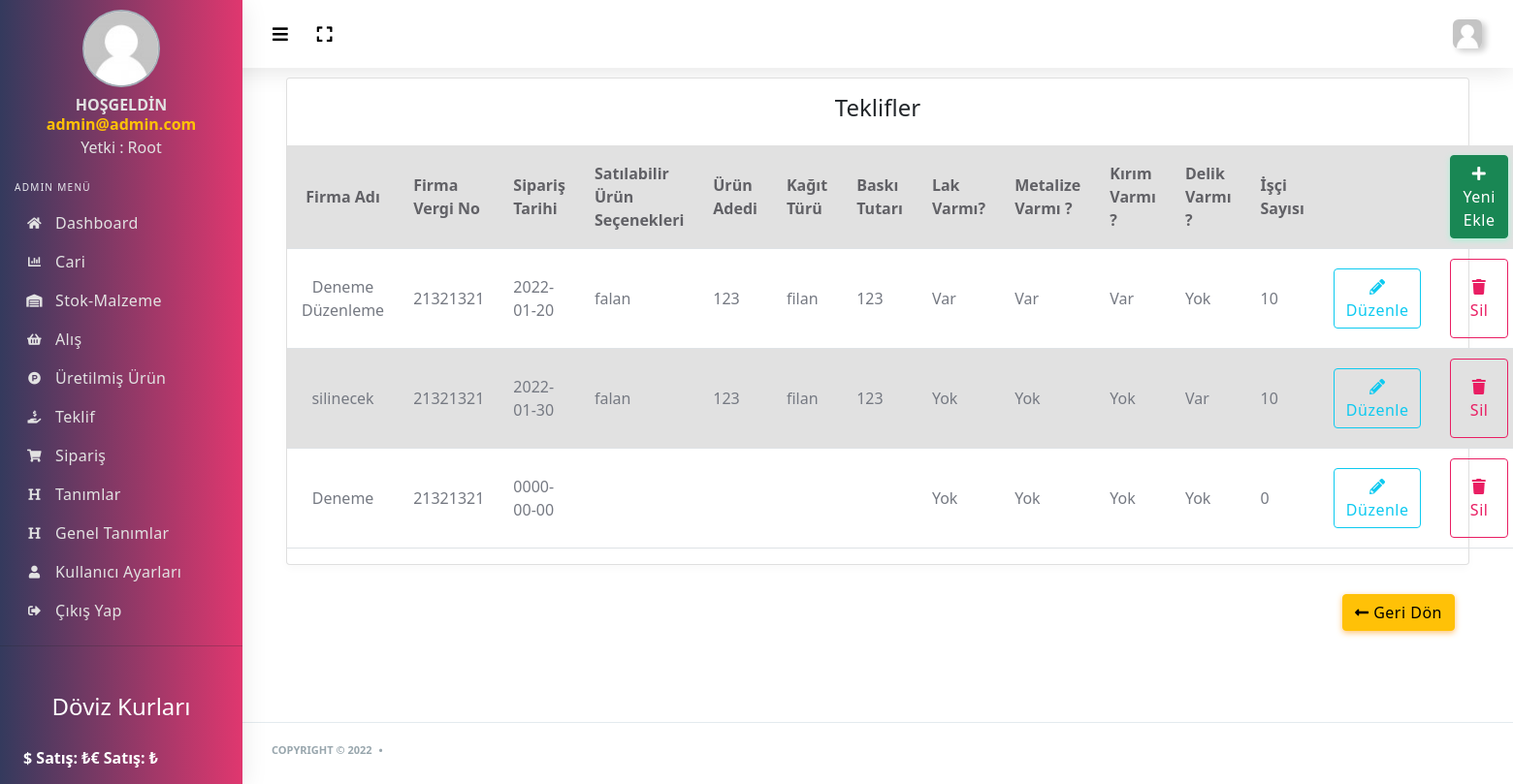
The page /admin/teklif.php (signed in) on the database as committed earlier.
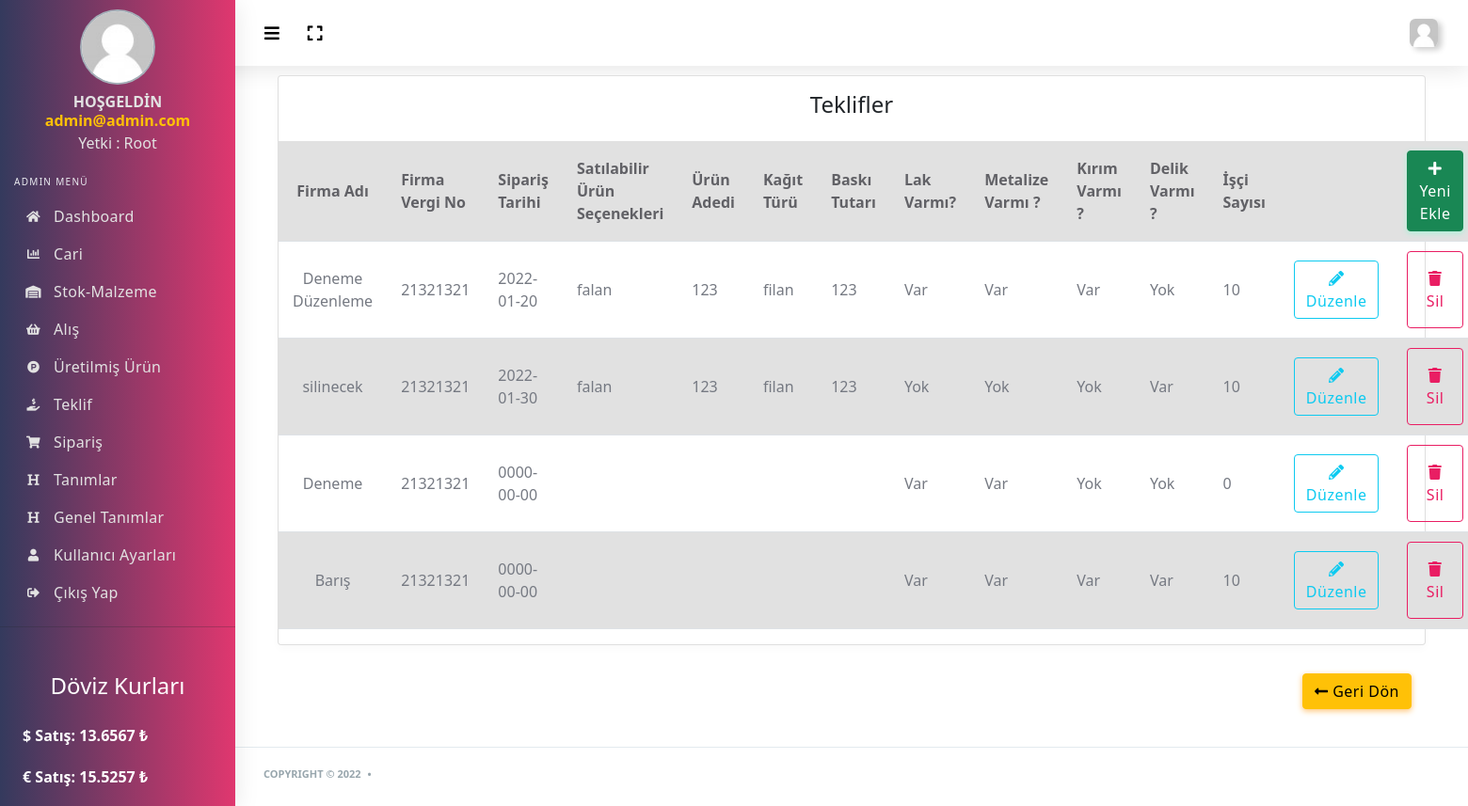
The same page on the database as committed later.
### tables this page shows
CREATE TABLE `kullanici_tbl` (
  `kullanici_id` int(11) NOT NULL,
  `kullanici_foto` varchar(500) NOT NULL,
  `kullanici_ad` varchar(50) NOT NULL,
  `kullanici_sifre` varchar(50) NOT NULL,
  `kullanici_zaman` date NOT NULL,
  `kullanici_hakkinda` text NOT NULL,
  `kullanici_dogumyeri` varchar(50) NOT NULL,
  `kullanici_adsoyad` varchar(100) NOT NULL,
  `kullanici_yetki` int(2) NOT NULL,
  `kullanici_facebook` varchar(500) NOT NULL,
  `kullanici_twitter` varchar(500) NOT NULL,
  `kullanici_github` varchar(500) NOT NULL,
  `kullanici_instagram` varchar(500) NOT NULL,
  `kullanici_tel` varchar(50) NOT NULL
);

CREATE TABLE `teklifekrani_tbl` (
  `id` int(11) NOT NULL,
  `teklif_firmaad` varchar(255) NOT NULL,
  `teklif_firmavergino` varchar(255) NOT NULL,
  `teklif_siparistarihi` date NOT NULL,
  `teklif_satilabilirurunsecenekleri` varchar(255) NOT NULL,
  `teklif_urunadedi` varchar(255) NOT NULL,
  `teklif_kagitturu` varchar(255) NOT NULL,
  `teklif_baskitutari` varchar(255) NOT NULL,
  `teklif_lakvarmi` tinyint(1) NOT NULL,
  `teklif_metalizevarmi` tinyint(1) NOT NULL,
  `teklif_kirimvarmi` tinyint(1) NOT NULL,
  `teklif_delikvarmi` tinyint(1) NOT NULL,
  `teklif_iscisayisi` int(11) NOT NULL
);

CREATE TABLE `doviz_tbl` (
  `id` int(11) NOT NULL,
  `dolar_alis` double NOT NULL,
  `dolar_satis` double NOT NULL,
  `euro_alis` double NOT NULL,
  `euro_satis` double NOT NULL
);

### admin/teklif.php (the view, shortened to what this page needs)
<?php include 'header.php' ?>
<?php include 'sidebar.php';
$teklifsor=$db->prepare("SELECT * FROM teklifekrani_tbl ORDER BY id ASC");
$teklifsor->execute();
?>
<div class="main-content">
	<div class="col-12 col-md-12 col-lg-12">
		<div class="card">
			<h4 class="text-center p-3">Teklifler</h4>
			<form action="../islem.php" method="POST">
				<table class="table table-striped table-md">
					<tr>
						<th class="text-center">Firma Adı</th>
						<th>Firma Vergi No</th>
						<th>Sipariş Tarihi</th>
						<th>Satılabilir Ürün Seçenekleri</th>
						<th>Ürün Adedi</th>
						<th>Kağıt Türü</th>
						<th>Baskı Tutarı</th>
						<th>Lak Varmı?</th>
						<th>Metalize Varmı ?</th>
						<th>Kırım Varmı ?</th>
						<th>Delik Varmı ?</th>
						<th>İşçi Sayısı</th>
						<th></th>
						<th style="width: 15%;"><a href="teklif-ekle.php" class="btn btn-success"><i class="fa fa-plus"></i> Yeni Ekle</a></th>
					</tr>
					<?php while ($teklifcek=$teklifsor->fetch(PDO::FETCH_ASSOC)) {
						?>
						<tr>
							<td class="text-center"><?=$teklifcek['teklif_firmaad']; ?></td>
							<td style="width:16%;"><?=$teklifcek['teklif_firmavergino']; ?></td>
							<td style="width:16%;"><?=$teklifcek['teklif_siparistarihi']; ?></td>
							<td style="width:16%;"><?=$teklifcek['teklif_satilabilirurunsecenekleri']; ?></td>
							<td style="width:16%;"><?=$teklifcek['teklif_urunadedi']; ?></td>
							<td style="width:16%;"><?=$teklifcek['teklif_kagitturu']; ?></td>
							<td style="width:16%;"><?=$teklifcek['teklif_baskitutari']; ?></td>
							<td style="width:16%;">
								<?php if ($teklifcek['teklif_lakvarmi']==0) {?>
									Yok
								<?php }else {?>
									Var
								<?php } ?>
							</td>
							<td style="width:16%;">
								<?php if ($teklifcek['teklif_metalizevarmi']==0) {?>
									Yok
								<?php }else {?>
									Var
								<?php } ?>
							</td>
							<td style="width:16%;">
								<?php if ($teklifcek['teklif_kirimvarmi']==0) {?>
									Yok
								<?php }else {?>
									Var
								<?php } ?>
							</td>
							<td style="width:16%;">
								<?php if ($teklifcek['teklif_delikvarmi']==0) {?>
									Yok
								<?php }else {?>
									Var
								<?php } ?>
							</td>
							<td style="width:16%;"><?=$teklifcek['teklif_iscisayisi']; ?></td>
							<td><a href="teklif-duzenle.php?id=<?=$teklifcek['id'] ?>" class="btn btn-outline-info"><i class="fa fa-pencil-alt"></i> Düzenle</a></td>
							<td><a href="../islem.php?teklifsil=ok&id=<?=$teklifcek['id'] ?>" onclick="return confirm('Silmek istediğinize emin misiniz?')" class="btn btn-outline-primary p-3"><i class="fa fa-trash"></i> Sil</a></td>
						</tr>
					<?php } ?>
				</table>
			</div>
			<div class="col-md-12 text-right">
				<a class="btn btn-warning" href="index.php"><i class="fa fa-long-arrow-alt-left"></i> Geri Dön</a>
			</div>
	</div>
</div>
</div>
</div>
<?php include 'footer.php' ?>

### admin/header.php (shortened to what this page needs)
<?php
include '../doviz.php';
$kullanicisor =$db->prepare("SELECT * FROM kullanici_tbl WHERE kullanici_ad=:ad");
$kullanicisor->execute(array(
  'ad' => $_SESSION['kullanici_ad']
));
$kullanicicek=$kullanicisor->fetch(PDO::FETCH_ASSOC);
$dovizsor=$db->prepare("SELECT * FROM doviz_tbl WHERE id=1");
$dovizsor->execute(array(0));
$dovizcek=$dovizsor->fetch(PDO::FETCH_ASSOC);
?>
<!DOCTYPE html>
<html lang="en">
<head>
  <link rel="stylesheet" href="assets/css/app.min.css">
  <link rel="stylesheet" href="assets/css/style.css">
  <link rel="stylesheet" href="assets/css/components.css">
  <link rel="stylesheet" href="assets/bundles/bootstrap-social/bootstrap-social.css">
  <link rel="stylesheet" href="assets/bundles/flag-icon-css/css/flag-icon.min.css">
  <link rel="stylesheet" href="assets/dropzone/dist/dropzone.css">
  <link rel="stylesheet" href="assets/dropzone/dist/basic.css">
  <link rel="stylesheet" href="assets/css/bootstrap.min.css">
</head>
<body>
  <div id="app">
    <div class="main-wrapper main-wrapper-1">
      <div class="navbar-bg"></div>
      <nav class="navbar navbar-expand-lg main-navbar">
        <div class="form-inline mr-auto">
          <ul class="navbar-nav mr-3">
            <li><a href="#" data-toggle="sidebar" class="nav-link nav-link-lg collapse-btn"><i
              class="fas fa-bars"></i></a></li>
              <li><a href="#" class="nav-link nav-link-lg fullscreen-btn">
                <i class="fas fa-expand"></i>
              </a>
            </li>
          </ul>
        </div>
        <ul class="navbar-nav navbar-right">
          <li class="dropdown"><a href="#" data-toggle="dropdown"
            class="nav-link dropdown-toggle nav-link-lg nav-link-user">
            <img alt="image" src="<?=$kullanicicek['kullanici_foto'] ?>" class="user-img-radious-style">
            <span class="d-sm-none d-lg-inline-block"></span></a>
          </li>
        </ul>
      </nav>

### admin/sidebar.php
<?php
$kullanicisor =$db->prepare("SELECT * FROM kullanici_tbl WHERE kullanici_ad=:ad");
$kullanicisor->execute(array(
  'ad' => $_SESSION['kullanici_ad']
));
$kullanicicek=$kullanicisor->fetch(PDO::FETCH_ASSOC);
?>
<div class="main-sidebar sidebar-style-2">
  <aside id="sidebar-wrapper">
    <ul class="sidebar-menu">
      <li class="dropdown active" style="display: block;">
        <div class="sidebar-profile">
          <div class="siderbar-profile-pic">
            <img src="<?php echo $kullanicicek['kullanici_foto'] ?>" class="profile-img-circle box-center" alt="User Image">
          </div>
          <div class="siderbar-profile-details">
            <div class="siderbar-profile-name">HOŞGELDİN</div>
            <div class="siderbar-profile-name text-warning"><?php echo $_SESSION['kullanici_ad'] ?> </div>
            <div class="sidebar-profile-position">
              <?php if ($kullanicicek['kullanici_yetki']==0) {
                echo "Yetki : Root";
              }elseif ($kullanicicek['kullanici_yetki']==1) {
                echo "Yetki: Yönetici";
              }else{echo "Yetki: Üye";}
              ?></div>
            </div>
          </div>
        </li>
        <li class="menu-header">Admin Menü</li>
        <li><a class="nav-link" href="index.php"><i class="fas fa-home"></i><span>Dashboard</span></a></li>
        <?php if($kullanicicek['kullanici_yetki']<=1) { ?>
          <li><a class="nav-link" href="cari.php"><i class="fas fa-chart-bar"></i><span>Cari</span></a></li>
          <li><a class="nav-link" href="stok.php"><i class="fas fa-warehouse"></i><span>Stok-Malzeme</span></a></li>
          <li><a class="nav-link" href="alis.php"><i class="fas fa-shopping-basket"></i><span>Alış</span></a></li>
          <li><a class="nav-link" href="urun.php"><i class="fab fa-product-hunt"></i><span>Üretilmiş Ürün</span></a></li>
          <li><a class="nav-link" href="teklif.php"><i class="fas fa-hand-holding-usd"></i><span>Teklif</span></a></li>
          <li><a class="nav-link" href="siparis.php"><i class="fas fa-shopping-cart"></i><span>Sipariş</span></a></li>
          <li><a class="nav-link" href="tanimlar.php"><i class="fas fa-heading"></i><span>Tanımlar</span></a></li>
          <li><a class="nav-link" href="geneltanimlar.php"><i class="fas fa-heading"></i><span>Genel Tanımlar</span></a></li>
          <?php if ($kullanicicek['kullanici_yetki']==0) { ?>
            <li><a class="nav-link" href="kullanicilar.php"><i class="fas fa-user"></i><span>Kullanıcı Ayarları</span></a></li>
          <?php } ?>
        <?php } ?>
        <li><a class="nav-link" href="logout.php"><i class="fas fa-sign-out-alt"></i><span>Çıkış Yap</span></a></li><hr>
        <li class="mt-5">
          <h4 class="text-white text-center">Döviz Kurları</h4>
          <nav class="nav text-white fw-bold m-4">
            <p>$ Satış: <?=$dovizcek['dolar_satis']?> ₺</p>
            <p>€ Satış: <?=$dovizcek['euro_satis']?> ₺</p>
          </nav>
        </li>
      </ul>
    </aside>
  </div>

### admin/footer.php (shortened to what this page needs)
<footer class="main-footer">
  <div class="footer-left">
    Copyright &copy; 2022 <div class="bullet"></div>
  </div>
</footer>
</body>
</html>

### admin/assets/css/components.css (style rules this page uses)
.box-center { margin:0 auto }

Rows that differ between the two databases and show on the page:
added doviz_tbl: dolar_satis "13.6567", euro_satis "15.5257"
changed teklifekrani_tbl "Deneme": teklif_lakvarmi "Yok" → "Var"; teklif_metalizevarmi "Yok" → "Var"
added teklifekrani_tbl: teklif_firmaad "Barış", teklif_firmavergino "21321321", teklif_siparistarihi "0000-00-00", teklif_lakvarmi "Var", teklif_metalizevarmi "Var", teklif_kirimvarmi "Var", teklif_delikvarmi "Var", teklif_iscisayisi "10"
